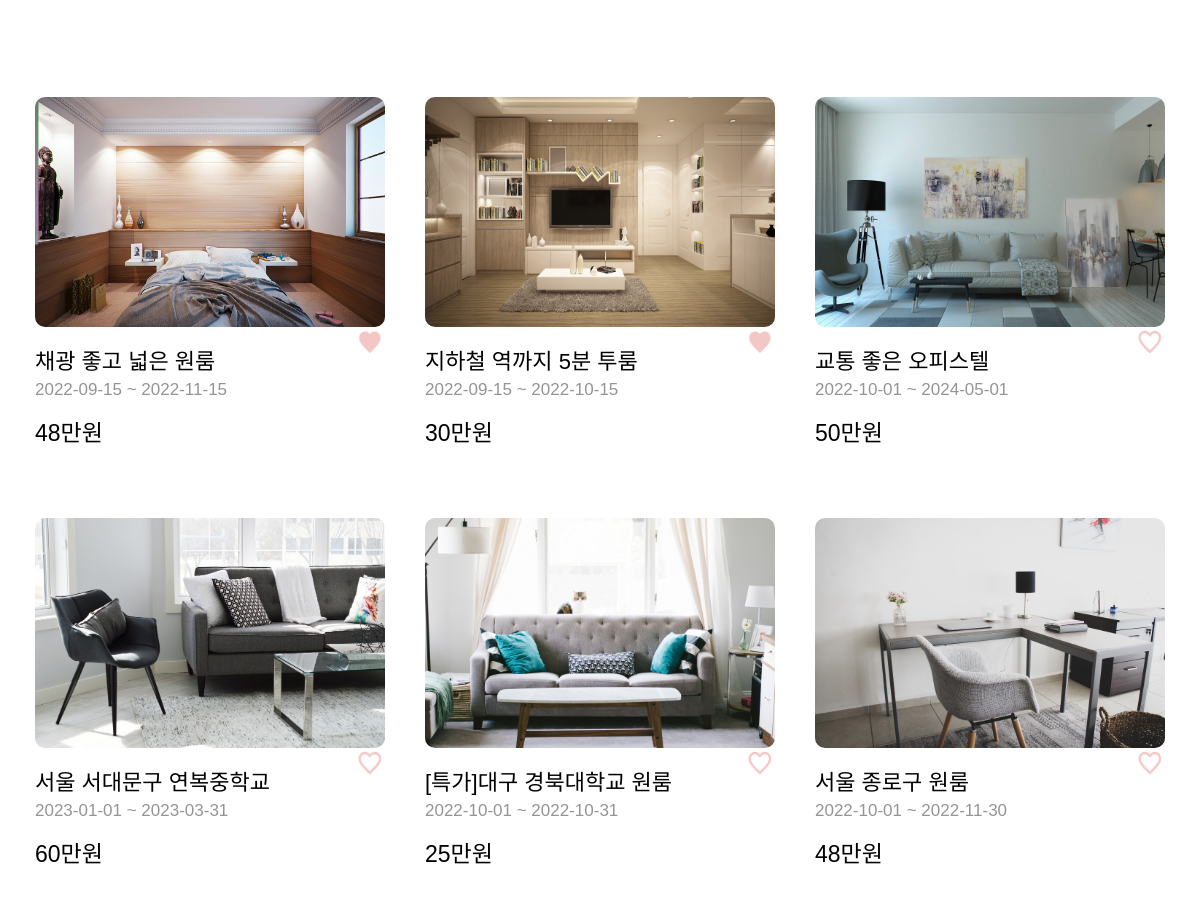
Before: / (middle part) with the older database file.
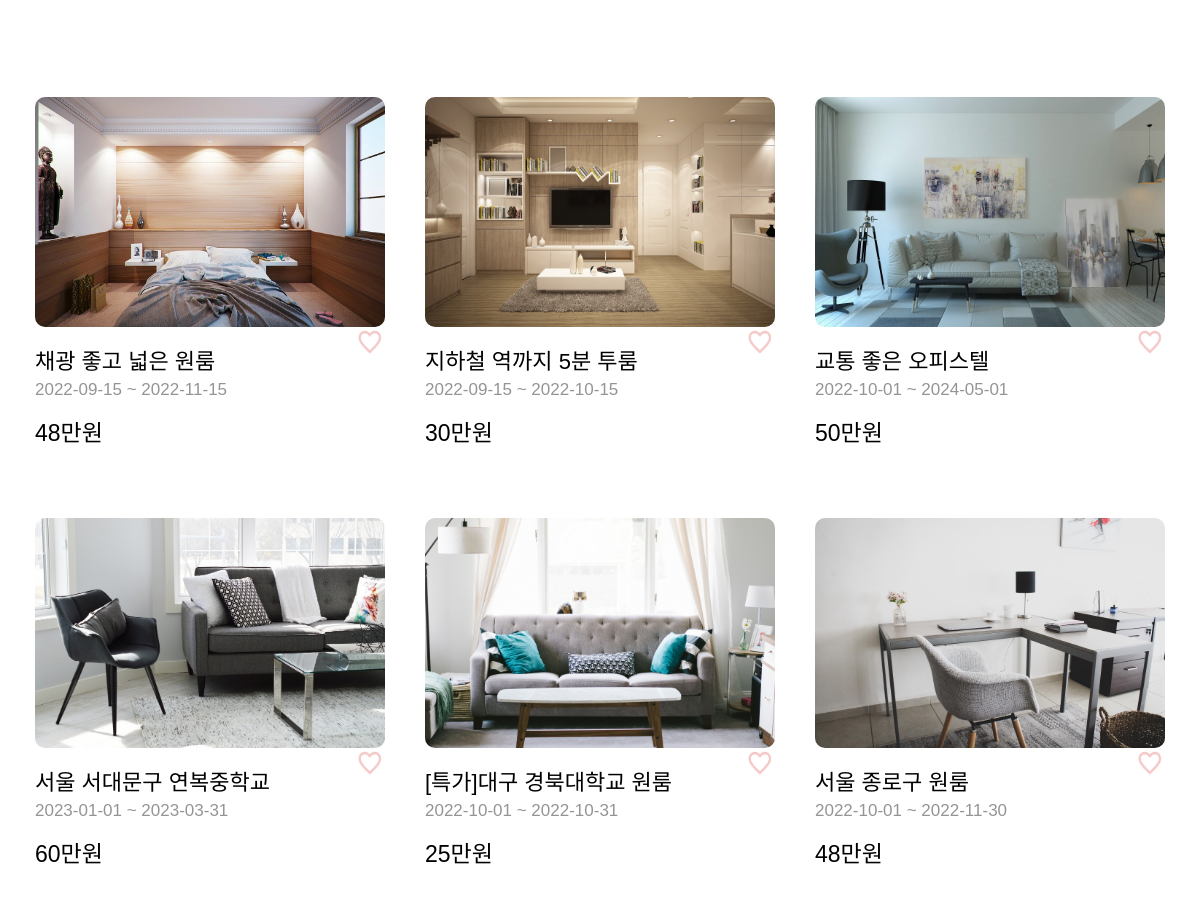
After: the same page with the newer database file.
### anli/models.py (models this page shows, shortened)
class Room(models.Model): #장고에서 제공하는 models.Model를 상속받아야한다.
    image = models.ImageField(upload_to="room/", blank=True, null=True)
    title = models.CharField(max_length=64,verbose_name = '제목')
    price = models.CharField(max_length=64,verbose_name = '가격')
    select_home = models.CharField(max_length=64,verbose_name = '집유형')
    location = models.CharField(max_length=200,verbose_name = '위치')
    smaller_period = models.CharField(max_length=64,verbose_name = '최소기간')
    startDay = models.CharField(max_length=64,verbose_name = '시작일')
    lastDay = models.CharField(max_length=64,verbose_name = '종료일')
    floor_space = models.CharField(max_length=64,verbose_name = '평수')
    bathroom = models.CharField(max_length=64,verbose_name = '욕실수')
    room = models.CharField(max_length=64,verbose_name = '방수')
    bed = models.CharField(max_length=64,verbose_name = '침대수')
    basic_info = models.CharField(max_length=64,verbose_name = '기본정보')
    option = models.CharField(max_length=64,verbose_name = '옵션')
    description = models.CharField(max_length=500,verbose_name = '설명')
    heart = models.IntegerField(verbose_name='위시')
    registered_dttm = models.DateTimeField(auto_now_add=True, verbose_name='등록시간')
    class Meta: #메타 클래스를 이용하여 테이블명 지정
        db_table = 'host_home'

### anli/views.py (the view)
# urls.py: 2. Add a URL to urlpatterns:  path('', views.home, name='home')
def home(request):
    rooms = Room.objects.all()
    return render(request, 'home.html', {'rooms': rooms})

### anli/templates/home.html (shortened to what this page needs)
{% load static %}
<html lang="en">
<head>
    <link rel="stylesheet" href="{% static 'css/style1.css' %}" />
    <link rel="stylesheet" href="{% static 'css/default-style.css' %}" />
</head>
<body>
    <div class="recommand">
        <div class="room">
            <div class="d-inline-flex">
                {% for room in rooms %}
                <div class="room-box" style="">
                    <a href="{% url 'detail' room.id %}">
                        <img src="{{ room.image.url }}" class="img-room" alt="사진" style="border-radius:10px;"><br></a>
                    {% if room.heart == 0 %}
                    <form action="{% url 'heart' room.id %}" method="post">
                        <button type="submit" onclick="changeHeart();"
                            style="float:right;background-color:white;padding:0;border:none;background:none;"><img
                                id="img1" style="width:30px; height:30px;"
                                src="{% static 'img/bin-heart.png' %}"></button>
                    </form>
                    {% else %}
                    <form action="{% url 'heart' room.id %}" method="post">
                        <button type="submit" onclick="changeHeart();"
                            style="float:right;background-color:white;padding:0;border:none;background:none;"><img
                                id="img1" style="width:30px; height:30px;"
                                src="{% static 'img/full-heart.png' %}"></button>
                    </form>
                    {% endif %}
                    <a class="room-detail-a" href="{% url 'detail' room.id %}">
                        <h4 class="room-name">{{ room.title }}</h4>
                        <h4 class="room-term">{{ room.startDay }} ~ {{ room.lastDay }}</h4>
                        <h4 class="room-tax">{{ room.price }}</h4>
                    </a>
                </div>
                {% endfor %}
            </div>
        </div>
    </div>
</body>
</html>

Changed rows visible on the page:
changed Room "채광 좋고 넓은 원룸": heart 1 → 0 (drawn); heart: picture added; heart: picture removed
changed Room "30만원": heart 1 → 0 (drawn); heart: picture added; heart: picture removed
